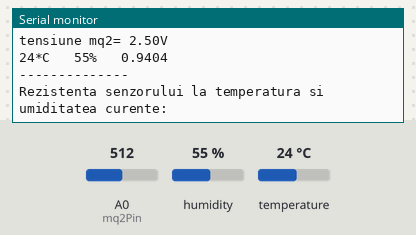
The sketch below on a simulated Arduino Uno, built with avr-gcc and run on an emulated ATmega328P. Parts: the last lines printed to the serial monitor. The test bench sets the inputs (shaded band); at power-on: A0 (mq2Pin) = 512, humidity 55 %, temperature 24 °C.

Above: at 1.2 s.
1.3 s: A0 (mq2Pin) set to 357
At 1.75 s:
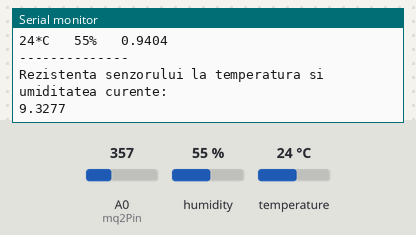
2.8 s: A0 (mq2Pin) set to 327
At 3.27 s:
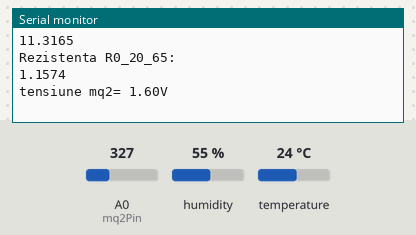
Timing chart, 0 to 5.8 s (numbered marks = the images above; inputs shaded):
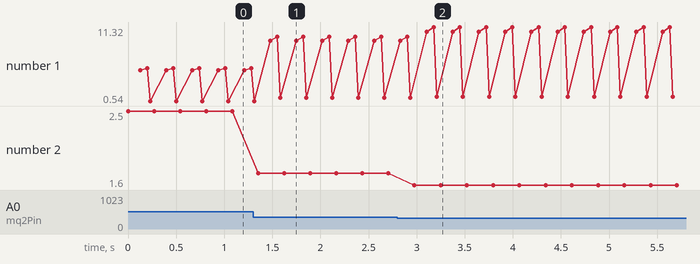

Measured:
- the behaviour switches between 342 and 341 on A0 (mq2Pin) (found by bisection; images 1 and 2)
- after the input at 1.3 s, the serial monitor: prints a new line after 0.05 s (image 1)
- after the input at 2.8 s, the serial monitor: prints a new line after 0.18 s (image 2)
- plotted number 1: 5.31 → 1.01 after the input at 1.3 s, 1.01 → 10.64 after the input at 2.8 s
- plotted number 2: 2.5 → 1.74 after the input at 1.3 s, 1.74 → 1.6 after the input at 2.8 s

The sketch:

MQ2_Calibrate.ino
```cpp
#include <dht.h> //DTHlib

dht DHT;

#define dhtPin 12   // pinul la care este conectat senzorul de temperatura si umiditate
#define mq2Pin A0   // Vout senzor MQ-2 este conectat pe pinul A0

#define R_L 5.0 // tensiunea Rl in kohm

void setup() {
  pinMode (mq2Pin, INPUT);      // se configureaza pinul A0 ca intrare
  pinMode (dhtPin, INPUT);      // se configureaza pinul A2 ca intrare
  Serial.begin(9600);           // comunicatia seriala cu baud rate = 9600bps
}


void loop() {

  //Serial.println("\n\n--------------");
  // senzor gaz MQ2
  float tensiune_mq2 = (analogRead(mq2Pin)/1023.0)*5.0;
  Serial.print("tensiune mq2= ");
  Serial.print(tensiune_mq2);
  Serial.println("V");

  // senzor temperatura si umiditate DHT11
  int info = DHT.read11(dhtPin); // info de la senzorul de umiditate&temp
  int temp = DHT.temperature;
  int humid = DHT.humidity;
  Serial.print(temp);
  Serial.print("*C   ");
  Serial.print(humid);
  Serial.print("%   ");
  Serial.println(extrapolat(temp, humid), 4);
  Serial.println("--------------");

  float R_t_h_crt_mq2 = R_mq2_from_V_mq2(tensiune_mq2);
  float R_20_65_mq2 = convert_R_t_h_to_R_20_65(temp, humid, R_t_h_crt_mq2);
  float R0_20_65_mq2 = get_R0_from_R_20_65(R_20_65_mq2);
  Serial.println("Rezistenta senzorului la temperatura si umiditatea curente:");
  Serial.println(R_t_h_crt_mq2, 4);
  Serial.println("Rezistenta senzorului la temperatura 20*C si umiditatea 65%:");
  Serial.println(R_20_65_mq2, 4);
  Serial.println("Rezistenta R0_20_65:");
  Serial.println(R0_20_65_mq2, 4);
  delay(100);

}

float get_R0_from_R_20_65(float R_20_65) {
  return R_20_65 * extrapolat(20, 65) / 9.26;
}

float convert_R_t_h_to_R_20_65(int t, int h, float R_t_h) {
  return R_t_h / extrapolat(t,h);
}

float R_mq2_from_V_mq2(float V_mq2) {
  return R_L * (5.0 / V_mq2 - 1);
}

float extrapolat(int t, int h) { // temperatura si umiditatea
  // valori t: 0 - 50
  // valori h: 0 - 100
  // valorile obtinute prin interpolare in matlab pentru humidity = 33% si 85%
  float all_h85[] = {
                1.253,1.2288,1.2046,1.1804,1.1562,1.132,1.1126,1.0932,1.0738,
                1.0544,1.035,1.0188,1.0026,0.9864,0.9702,0.954,0.946,0.938,
                0.93,0.922,0.914,0.9082,0.9024,0.8966,0.8908,0.885,0.8826,
                0.8802,0.8778,0.8754,0.873,0.8708,0.8686,0.8664,0.8642,0.862,
                0.8596,0.8572,0.8548,0.8524,0.85,0.8466,0.8432,0.8398,0.8364,
                0.833,0.8318,0.8306,0.8294,0.8282,0.827
              };
  float all_h33[] = {
                1.363,1.341,1.319,1.297,1.275,1.253,1.23,1.207,1.184,1.161,
                1.138,1.1196,1.1012,1.0828,1.0644,1.046,1.0368,1.0276,1.0184,
                1.0092,1,0.9942,0.9884,0.9826,0.9768,0.971,0.9676,0.9642,0.9608,
                0.9574,0.954,0.9516,0.9492,0.9468,0.9444,0.942,0.9432,0.9444,
                0.9456,0.9468,0.948,0.9446,0.9412,0.9378,0.9344,0.931,0.9264,
                0.9218,0.9172,0.9126,0.908
              };
  return (all_h85[t] - all_h33[t]) / (85 - 33) * (h - 33) + all_h33[t];
}
```
